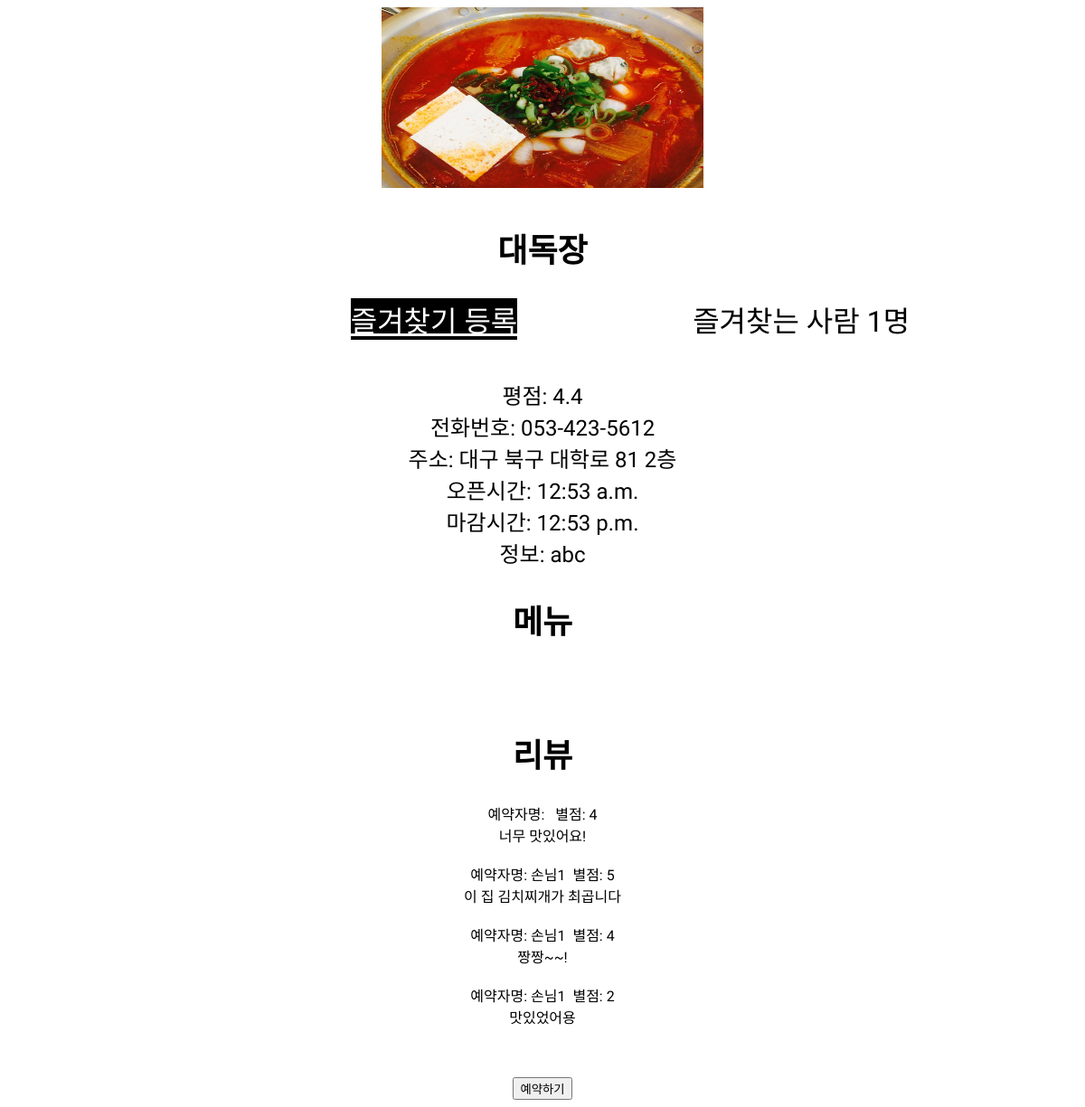
The page /restaurant/2 (signed in) on the database its author committed.
### app1/models.py (models this page shows, shortened)
class Shop(models.Model):
    name=models.CharField(max_length=225)
    address=models.CharField(max_length=225)
    phone_number=models.CharField(max_length=225)
    open_time=models.TimeField()
    close_time=models.TimeField()
    category=models.CharField(max_length=225)
    description=models.TextField()
    photo=models.ImageField(upload_to='images/')
    owner=models.ForeignKey(User, on_delete=models.CASCADE, null=True)
    likes =models.ManyToManyField(
        User, # User 모델과 Shop 모델을 M : N 관계로 두겠다.
        through='Like', # Like라는 중개 모델을 통해 M : N 관계를 맺는다.
        through_fields=('shop', 'user'), # Like에 shop 속성, user 속성을 추가하겠다.
        related_name='likes' # 1 : N  관계에서 market과 연결된 comment를 가져올 때 comment_set으로 가져왔는데,
        )
    def like_count(self):
        return self.likes.count()

class Review(models.Model):
    time=models.CharField(max_length=225)
    rating=models.IntegerField()
    comment=models.TextField()
    shop=models.ForeignKey(Shop, on_delete=models.CASCADE, null=True)
    user=models.ForeignKey(User, on_delete=models.CASCADE, null=True)

### account/models.py (models this page shows)
class Profile(models.Model):
    user = models.OneToOneField(User, on_delete=models.CASCADE)
    name = models.TextField(max_length=225, blank=True)
    phonenumber = models.CharField(max_length=200, blank=True)
    user_type = models.CharField(max_length=200, blank=True, default="none")
    shop_id = models.IntegerField(default=-1)

### app1/views.py (the view)
# urls.py: path('restaurant/<int:shop_id>',app1.views.restaurant, name="restaurant"),
def restaurant(request, shop_id):
    shop=get_object_or_404(Shop,pk=shop_id)
    menu=Menu.objects.filter(shop=shop)
    user=request.user
    liked=Like.objects.select_related()
    reviews=Review.objects.filter(shop=shop)
    reservations = Reservation.objects.filter(customer=user)
    print("*******************")
    print(reservations)
    if shop.likes.filter(id=user.id):
        message="즐겨찾기 취소"
    else:
        message="즐겨찾기 등록"
    return render(request, 'restaurant.html',{'shop':shop,'menu':menu, 'message':message, 'reviews':reviews, 'reservations': reservations})

### app1/templates/restaurant.html (shortened to what this page needs)
{% load static %}
<!DOCTYPE html>
<html lang="en">
<head>
</head>
<body>
    <div class= 'restaurant_image' style="text-align: center;">
        {% if shop.photo %}
            <img src="{{shop.photo.url}}" alt="" height="200px" width="30%">
        {% endif %}
    <div class='restaurant_info'>
        <p class="card-title"><h2>{{shop.name}}</h2></p>
        <div style="display:flex; font-size: 2rem;" class="good">
            <div>
            <a style="color:white; background-color: black;"href="{% url 'favorite' shop.id %}">
                {{message}}
            </a>
            </div>
            <div class="goodnum">
                즐겨찾는 사람 {{shop.like_count}}명
            </div>
        </div>
        <br>
        <p class="card-text">
        평점: 4.4<br>
        전화번호: {{shop.phone_number}}<br>
        주소: {{shop.address}}<br>
        오픈시간: {{shop.open_time}}<br>
        마감시간: {{shop.close_time}}<br>
        정보: {{shop.description}}<br></p>
    </div>
    <h2>메뉴</h2>
    <br><br>
    <div id = "REVIEW">
        <h2>리뷰</h2>
        <div class='review_1'>
            {% for review in reviews %}
                예약자명: {{review.user.profile.name}}&nbsp
                별점: {{review.rating}}<br>
                {{review.comment}}
                <br><br>
            {% endfor %}
        </div>
    </div>
    <br><br>
    <div class='reservation'>
        <a href="{% url 'reservation' shop.id%}"><input type="button" name="reservation" value="예약하기"></a>
    </div>
</body>
</html>

### app1/templates/restaurant.html (style rules this page uses)
.restaurant_info { text-align: center; font-family: 'Jua', sans-serif; }
.card-title { font-size:36px; font-weight: bold; }
h2 { font-family: 'Jua', sans-serif; font-size:36px; font-weight:bold; }
.good a, .goodnum, .goodicon { margin : 0 auto; justify-content: center; float: left; }
.card-text { font-size: 24px; }
#REVIEW { font-family: 'Gothic A1', sans-serif; }

### rows shown on the page
Shop: photo (picture), name "대독장", like_count "1", phone_number "053-423-5612", address "대구 북구 대학로 81 2층", open_time "12:53 a.m.", close_time "12:53 p.m.", description "abc"
Review: rating "4", comment "너무 맛있어요!"
Review: user.profile.name "손님1", rating "5", comment "이 집 김치찌개가 최곱니다"
Review: user.profile.name "손님1", rating "4", comment "짱짱~~!"
Review: user.profile.name "손님1", rating "2", comment "맛있었어용"

### other values the page prints
{{ message }} "즐겨찾기 등록"
